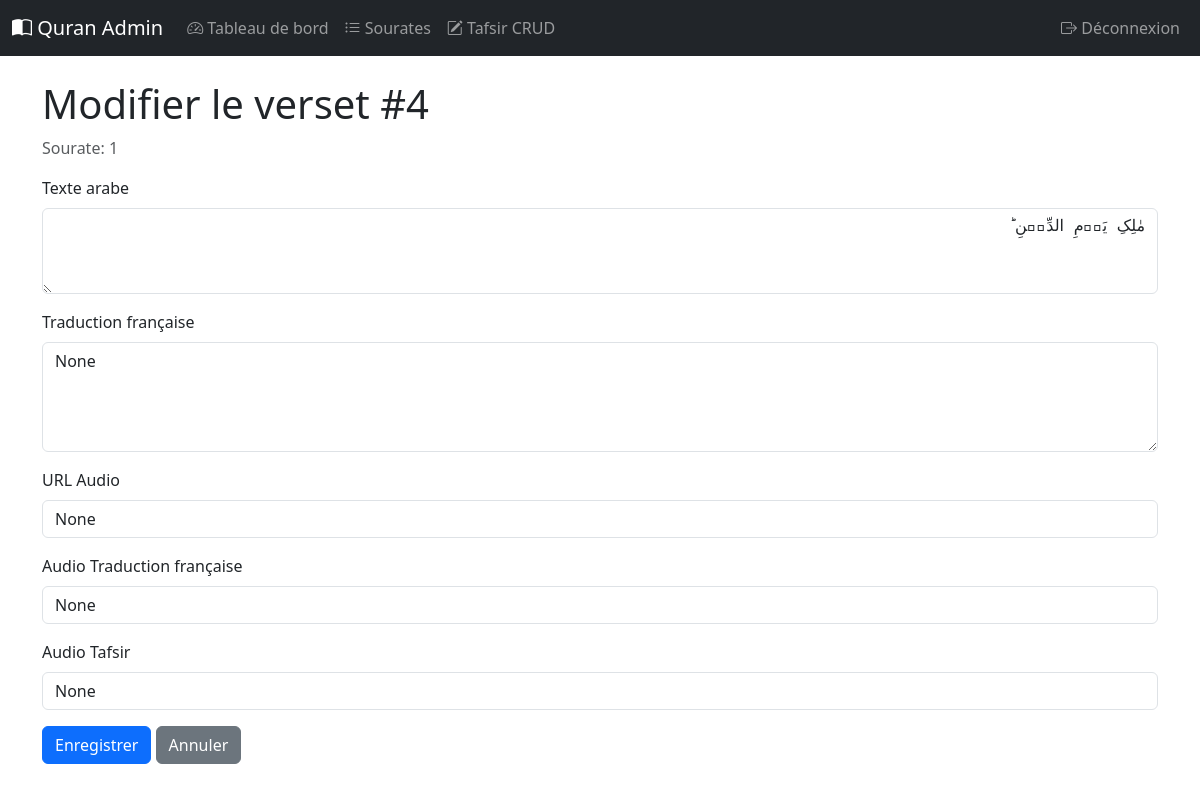
The app's page /verses/edit/4 (signed in) with its own data.
### tables this page shows
CREATE TABLE verses(ayat_id INTEGER PRIMARY KEY, sura_id INTEGER, ayat_no INTEGER, juz_no INTEGER, ayat_ar TEXT, ayat_fr TEXT, ayat_sajda INTEGER, audio_url TEXT, audio_translation_french TEXT, audio_tafsir TEXT);

### admin/app.py (the view)
    def wrapper(*args, **kwargs):
        if not session.get('logged_in'):
            return redirect(url_for('login'))
        return f(*args, **kwargs)

### admin/app.py (called while the page is built, shortened)
def get_db():
    if 'db' not in g:
        conn = sqlite3.connect(DB_PATH)
        conn.row_factory = sqlite3.Row
        g.db = conn
    return g.db

def login_required(f):
    def wrapper(*args, **kwargs):
        if not session.get('logged_in'):
            return redirect(url_for('login'))
        return f(*args, **kwargs)
    wrapper.__name__ = f.__name__
    return wrapper

@app.route('/verses/edit/<int:ayat_id>', methods=['GET', 'POST'])
@login_required
def verse_edit(ayat_id):
    db = get_db()
    verse = db.execute('SELECT * FROM verses WHERE ayat_id = ?', (ayat_id,)).fetchone()
    if not verse:
        flash('Verse not found', 'error')
        return redirect(url_for('surah_list'))
    return render_template('verse_edit.html', verse=verse)

### admin/templates/verse_edit.html (shortened to what this page needs)
{% extends "base.html" %}
{% block content %}
<h1>Modifier le verset #{{ verse.ayat_no }}</h1>
<p class="text-muted">Sourate: {{ verse.sura_id }}</p>
<form method="POST" class="mt-3">
    <div class="mb-3">
        <label for="ayat_ar" class="form-label">Texte arabe</label>
        <textarea class="form-control font-monospace" name="ayat_ar" id="ayat_ar" rows="3" dir="rtl">{{ verse.ayat_ar }}</textarea>
    </div>
    <div class="mb-3">
        <label for="ayat_fr" class="form-label">Traduction française</label>
        <textarea class="form-control" name="ayat_fr" id="ayat_fr" rows="4">{{ verse.ayat_fr }}</textarea>
    </div>
    <div class="mb-3">
        <label for="audio_url" class="form-label">URL Audio</label>
        <input type="text" class="form-control" name="audio_url" id="audio_url" value="{{ verse.audio_url }}">
    </div>
    <div class="mb-3">
        <label for="audio_translation_french" class="form-label">Audio Traduction française</label>
        <input type="text" class="form-control" name="audio_translation_french" id="audio_translation_french" value="{{ verse.audio_translation_french }}">
    </div>
    <div class="mb-3">
        <label for="audio_tafsir" class="form-label">Audio Tafsir</label>
        <input type="text" class="form-control" name="audio_tafsir" id="audio_tafsir" value="{{ verse.audio_tafsir }}">
    </div>
    <button type="submit" class="btn btn-primary">Enregistrer</button>
    <a href="/surahs/{{ verse.sura_id }}" class="btn btn-secondary">Annuler</a>
</form>
{% endblock %}

### records on screen
verses: ayat_no "4", sura_id "1", ayat_ar "مٰلِکِ یَوۡمِ الدِّیۡنِ ؕ"
